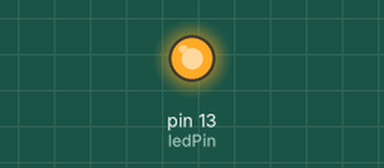
Bench run of a sketch on a simulated Arduino Uno, built with avr-gcc and run on an emulated ATmega328P. On the bench: output pins drawn as LEDs (lit = HIGH).

Above: at 0.1 s.
At 8.6 s:
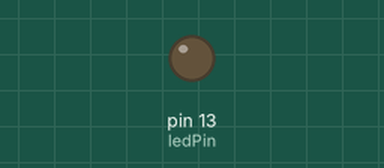
Timing chart, 0 to 10.1 s (numbered marks = the images above):
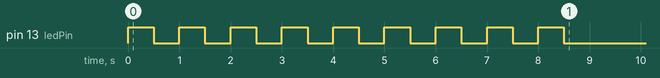

The sketch:

Continue_statement.ino
```cpp
const int ledPin = 13;

void setup() {
  pinMode(ledPin, OUTPUT);

  for (int i = 0; i < 10; i++) {
    if (i == 5) {
      continue;
    }
    digitalWrite(ledPin, HIGH);
    delay(500);
    digitalWrite(ledPin, LOW);
    delay(500);
  }
}

void loop() {}
```
